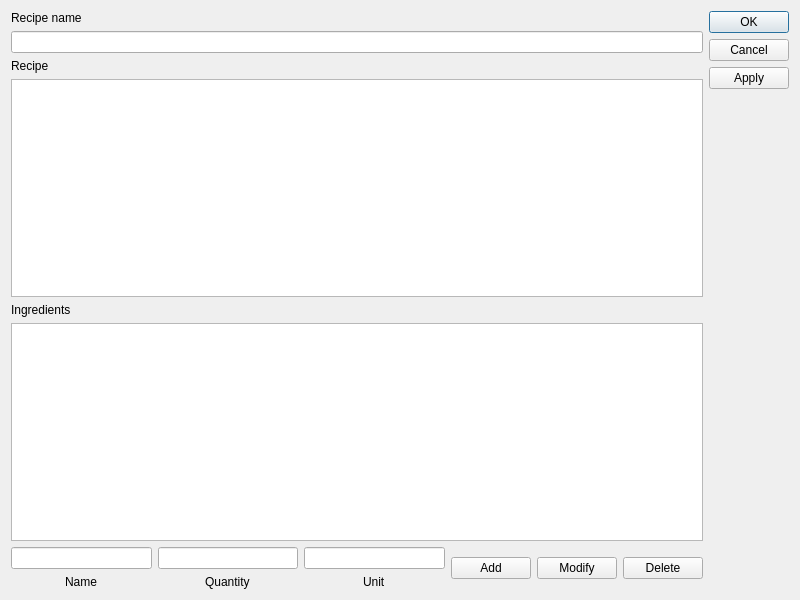
<?xml version="1.0" encoding="UTF-8"?>
<ui version="4.0">
 <class>EntryDialog</class>
 <widget class="QDialog" name="EntryDialog">
  <property name="geometry">
   <rect>
    <x>0</x>
    <y>0</y>
    <width>800</width>
    <height>600</height>
   </rect>
  </property>
  <property name="windowTitle">
   <string>Add</string>
  </property>
  <layout class="QGridLayout" name="gridLayout_2">
   <item row="0" column="0">
    <layout class="QGridLayout" name="gridLayout">
     <item row="0" column="1">
      <layout class="QVBoxLayout" name="verticalLayout_5">
       <item>
        <widget class="QPushButton" name="okButton">
         <property name="text">
          <string>OK</string>
         </property>
        </widget>
       </item>
       <item>
        <widget class="QPushButton" name="cancelButton">
         <property name="text">
          <string>Cancel</string>
         </property>
        </widget>
       </item>
       <item>
        <widget class="QPushButton" name="applyButton">
         <property name="toolTip">
          <string>&lt;html&gt;&lt;head/&gt;&lt;body&gt;&lt;p&gt;Save changes&lt;/p&gt;&lt;/body&gt;&lt;/html&gt;</string>
         </property>
         <property name="text">
          <string>Apply</string>
         </property>
        </widget>
       </item>
       <item>
        <spacer name="verticalSpacer">
         <property name="orientation">
          <enum>Qt::Vertical</enum>
         </property>
         <property name="sizeHint" stdset="0">
          <size>
           <width>20</width>
           <height>40</height>
          </size>
         </property>
        </spacer>
       </item>
      </layout>
     </item>
     <item row="0" column="0">
      <layout class="QVBoxLayout" name="verticalLayout_4">
       <item>
        <widget class="QLabel" name="RecipeNameLabel">
         <property name="text">
          <string>Recipe name</string>
         </property>
        </widget>
       </item>
       <item>
        <widget class="QLineEdit" name="RecipeNameLine">
         <property name="toolTip">
          <string>&lt;html&gt;&lt;head/&gt;&lt;body&gt;&lt;p&gt;Enter recipe name&lt;/p&gt;&lt;/body&gt;&lt;/html&gt;</string>
         </property>
         <property name="maxLength">
          <number>256</number>
         </property>
        </widget>
       </item>
       <item>
        <widget class="QLabel" name="recipeLabel">
         <property name="text">
          <string>Recipe</string>
         </property>
        </widget>
       </item>
       <item>
        <widget class="QTextEdit" name="RecipeTextEdit">
         <property name="toolTip">
          <string>&lt;html&gt;&lt;head/&gt;&lt;body&gt;&lt;p&gt;Enter text&lt;/p&gt;&lt;/body&gt;&lt;/html&gt;</string>
         </property>
        </widget>
       </item>
       <item>
        <widget class="QLabel" name="ingredientsLabel">
         <property name="text">
          <string>Ingredients</string>
         </property>
        </widget>
       </item>
       <item>
        <widget class="QTableView" name="IngredientsTableView"/>
       </item>
      </layout>
     </item>
     <item row="1" column="0">
      <layout class="QHBoxLayout" name="horizontalLayout">
       <item>
        <layout class="QVBoxLayout" name="verticalLayout">
         <item>
          <widget class="QLineEdit" name="ingredientNameLine">
           <property name="toolTip">
            <string>&lt;html&gt;&lt;head/&gt;&lt;body&gt;&lt;p&gt;Ingredient name&lt;/p&gt;&lt;/body&gt;&lt;/html&gt;</string>
           </property>
           <property name="maxLength">
            <number>256</number>
           </property>
          </widget>
         </item>
         <item alignment="Qt::AlignHCenter|Qt::AlignVCenter">
          <widget class="QLabel" name="nameLabel">
           <property name="text">
            <string>Name</string>
           </property>
          </widget>
         </item>
        </layout>
       </item>
       <item>
        <layout class="QVBoxLayout" name="verticalLayout_2">
         <item>
          <widget class="QLineEdit" name="QuantityLine">
           <property name="toolTip">
            <string>&lt;html&gt;&lt;head/&gt;&lt;body&gt;&lt;p&gt;Ingredient quantity&lt;/p&gt;&lt;/body&gt;&lt;/html&gt;</string>
           </property>
           <property name="maxLength">
            <number>256</number>
           </property>
          </widget>
         </item>
         <item alignment="Qt::AlignHCenter|Qt::AlignVCenter">
          <widget class="QLabel" name="quantityLabel">
           <property name="text">
            <string>Quantity</string>
           </property>
          </widget>
         </item>
        </layout>
       </item>
       <item>
        <layout class="QVBoxLayout" name="verticalLayout_3">
         <item>
          <widget class="QLineEdit" name="UnitLine">
           <property name="toolTip">
            <string>&lt;html&gt;&lt;head/&gt;&lt;body&gt;&lt;p&gt;Ingredient unit of measurement&lt;/p&gt;&lt;/body&gt;&lt;/html&gt;</string>
           </property>
           <property name="maxLength">
            <number>256</number>
           </property>
          </widget>
         </item>
         <item alignment="Qt::AlignHCenter|Qt::AlignVCenter">
          <widget class="QLabel" name="unitLabel">
           <property name="text">
            <string>Unit</string>
           </property>
          </widget>
         </item>
        </layout>
       </item>
       <item>
        <widget class="QPushButton" name="addButton">
         <property name="toolTip">
          <string>&lt;html&gt;&lt;head/&gt;&lt;body&gt;&lt;p&gt;Add ingredient&lt;/p&gt;&lt;/body&gt;&lt;/html&gt;</string>
         </property>
         <property name="text">
          <string>Add</string>
         </property>
        </widget>
       </item>
       <item>
        <widget class="QPushButton" name="modifyButton">
         <property name="toolTip">
          <string>&lt;html&gt;&lt;head/&gt;&lt;body&gt;&lt;p&gt;Modify selected ingredient&lt;/p&gt;&lt;/body&gt;&lt;/html&gt;</string>
         </property>
         <property name="text">
          <string>Modify</string>
         </property>
        </widget>
       </item>
       <item>
        <widget class="QPushButton" name="deleteButton">
         <property name="toolTip">
          <string>&lt;html&gt;&lt;head/&gt;&lt;body&gt;&lt;p&gt;Delete selected ingredient&lt;/p&gt;&lt;/body&gt;&lt;/html&gt;</string>
         </property>
         <property name="text">
          <string>Delete</string>
         </property>
        </widget>
       </item>
      </layout>
     </item>
    </layout>
   </item>
  </layout>
 </widget>
 <resources/>
 <connections/>
</ui>
